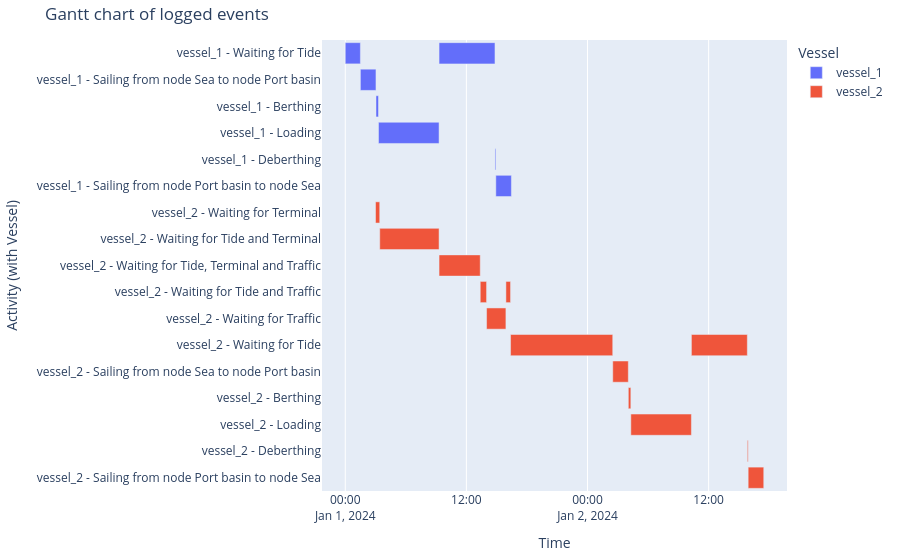

Notebook code cell kept with this figure:
### Markdown cell above
###### Vessel processes
And the Gantt chart

### Code cell
df_eventtable = logbook2eventtable([vessel_1, vessel_2])
generate_vessel_gantt_chart(df_eventtable)

### Figure 1 — Plotly figure (JSON) as saved in the notebook; plotly's stock layout.template omitted (floating-point values rounded to 4 significant figures)
{"data": [{"base": ["2024-01-01T00:00:00.000000000", "2024-01-01T01:30:00.000000000", "2024-01-01T03:02:35.555556000", "2024-01-01T03:17:35.555556000", "2024-01-01T09:17:35.555556000", "2024-01-01T14:50:00.000000000", "2024-01-01T14:55:00.000000000"], "hovertemplate": "object name=vessel_1<br>start time=%{base}<br>stop time=%{x}<br>activity label=%{y}<extra></extra>", "legendgroup": "vessel_1", "marker": {"color": "#636efa", "pattern": {"shape": ""}}, "name": "vessel_1", "orientation": "h", "showlegend": true, "textposition": "auto", "type": "bar", "x": [5400000, 5555555, 900000, 21600000, 19944444, 300000, 5555555], "xaxis": "x", "y": ["vessel_1 - Waiting for Tide", "vessel_1 - Sailing from node Sea to node Port basin", "vessel_1 - Berthing", "vessel_1 - Loading", "vessel_1 - Waiting for Tide", "vessel_1 - Deberthing", "vessel_1 - Sailing from node Port basin to node Sea"], "yaxis": "y"}, {"base": ["2024-01-01T03:00:00.000000000", "2024-01-01T03:25:00.000000000", "2024-01-01T09:17:35.555556000", "2024-01-01T13:22:24.444443000", "2024-01-01T13:59:59.999999000", "2024-01-01T15:54:59.999999000", "2024-01-01T16:22:35.555554000", "2024-01-02T02:29:59.999999000", "2024-01-02T04:02:35.555554000", "2024-01-02T04:17:35.555554000", "2024-01-02T10:17:35.555554000", "2024-01-02T15:50:00.000000000", "2024-01-02T15:55:00.000000000"], "hovertemplate": "object name=vessel_2<br>start time=%{base}<br>stop time=%{x}<br>activity label=%{y}<extra></extra>", "legendgroup": "vessel_2", "marker": {"color": "#EF553B", "pattern": {"shape": ""}}, "name": "vessel_2", "orientation": "h", "showlegend": true, "textposition": "auto", "type": "bar", "x": [1500000, 21155555, 14688888, 2255555, 6900000, 1655555, 36444444, 5555555, 900000, 21600000, 19944444, 300000, 5555555], "xaxis": "x", "y": ["vessel_2 - Waiting for Terminal", "vessel_2 - Waiting for Tide and Terminal", "vessel_2 - Waiting for Tide, Terminal and Traffic", "vessel_2 - Waiting for Tide and Traffic", "vessel_2 - Waiting for Traffic", "vessel_2 - Waiting for Tide and Traffic", "vessel_2 - Waiting for Tide", "vessel_2 - Sailing from node Sea to node Port basin", "vessel_2 - Berthing", "vessel_2 - Loading", "vessel_2 - Waiting for Tide", "vessel_2 - Deberthing", "vessel_2 - Sailing from node Port basin to node Sea"], "yaxis": "y"}], "layout": {"barmode": "overlay", "legend": {"title": {"text": "Vessel"}, "tracegroupgap": 0}, "margin": {"b": 20, "l": 20, "r": 20, "t": 40}, "title": {"text": "Gantt chart of logged events"}, "xaxis": {"anchor": "y", "domain": [0, 1], "title": {"text": "Time"}, "type": "date"}, "yaxis": {"anchor": "x", "autorange": "reversed", "domain": [0, 1], "title": {"text": "Activity (with Vessel)"}}}}
